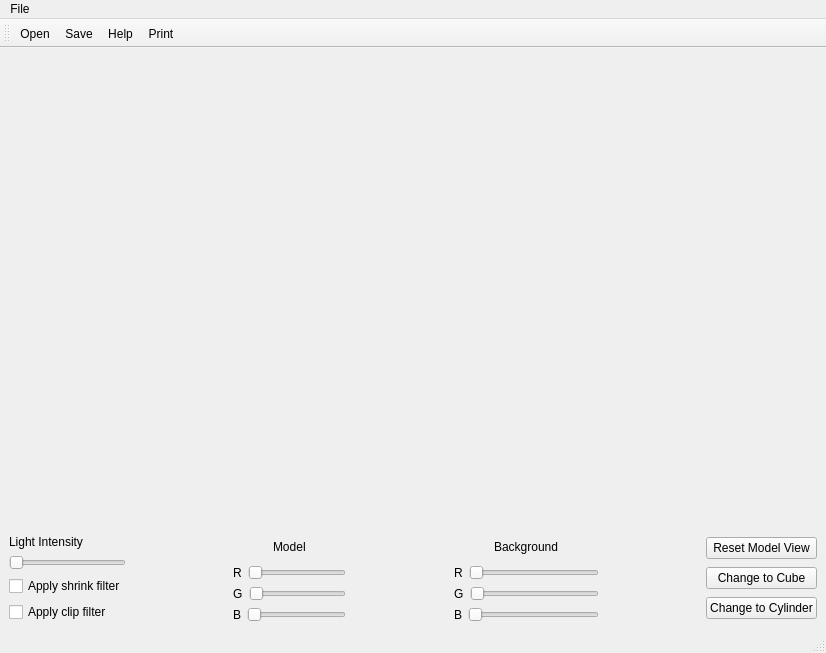
<?xml version="1.0" encoding="UTF-8"?>
<ui version="4.0">
 <class>MainWindow</class>
 <widget class="QMainWindow" name="MainWindow">
  <property name="geometry">
   <rect>
    <x>0</x>
    <y>0</y>
    <width>826</width>
    <height>653</height>
   </rect>
  </property>
  <property name="windowTitle">
   <string>MainWindow</string>
  </property>
  <widget class="QWidget" name="centralwidget">
   <layout class="QHBoxLayout" name="horizontalLayout_5">
    <item>
     <layout class="QVBoxLayout" name="verticalLayout_9">
      <item>
       <layout class="QVBoxLayout" name="verticalLayout">
        <item>
         <widget class="QVTKOpenGLWidget" name="qvtkWidget" native="true">
          <property name="minimumSize">
           <size>
            <width>600</width>
            <height>400</height>
           </size>
          </property>
         </widget>
        </item>
       </layout>
      </item>
      <item>
       <layout class="QHBoxLayout" name="horizontalLayout_4">
        <item>
         <layout class="QVBoxLayout" name="verticalLayout_2">
          <item>
           <widget class="QLabel" name="label">
            <property name="text">
             <string>Light Intensity</string>
            </property>
           </widget>
          </item>
          <item>
           <widget class="QSlider" name="LightIntensity">
            <property name="maximum">
             <number>99</number>
            </property>
            <property name="orientation">
             <enum>Qt::Horizontal</enum>
            </property>
           </widget>
          </item>
          <item>
           <widget class="QCheckBox" name="shrinkfilter">
            <property name="text">
             <string>Apply shrink filter</string>
            </property>
           </widget>
          </item>
          <item>
           <widget class="QCheckBox" name="clipfilter">
            <property name="text">
             <string>Apply clip filter</string>
            </property>
           </widget>
          </item>
         </layout>
        </item>
        <item>
         <layout class="QVBoxLayout" name="verticalLayout_5">
          <item>
           <spacer name="horizontalSpacer">
            <property name="orientation">
             <enum>Qt::Horizontal</enum>
            </property>
            <property name="sizeHint" stdset="0">
             <size>
              <width>40</width>
              <height>20</height>
             </size>
            </property>
           </spacer>
          </item>
         </layout>
        </item>
        <item>
         <layout class="QVBoxLayout" name="verticalLayout_10">
          <item>
           <layout class="QVBoxLayout" name="verticalLayout_8">
            <item>
             <layout class="QHBoxLayout" name="horizontalLayout_7">
              <item>
               <spacer name="horizontalSpacer_4">
                <property name="orientation">
                 <enum>Qt::Horizontal</enum>
                </property>
                <property name="sizeHint" stdset="0">
                 <size>
                  <width>40</width>
                  <height>20</height>
                 </size>
                </property>
               </spacer>
              </item>
              <item>
               <widget class="QLabel" name="Model">
                <property name="text">
                 <string>Model</string>
                </property>
               </widget>
              </item>
              <item>
               <spacer name="horizontalSpacer_5">
                <property name="orientation">
                 <enum>Qt::Horizontal</enum>
                </property>
                <property name="sizeHint" stdset="0">
                 <size>
                  <width>40</width>
                  <height>20</height>
                 </size>
                </property>
               </spacer>
              </item>
             </layout>
            </item>
            <item>
             <layout class="QHBoxLayout" name="horizontalLayout">
              <item>
               <widget class="QLabel" name="RedM">
                <property name="text">
                 <string>R</string>
                </property>
               </widget>
              </item>
              <item>
               <widget class="QSlider" name="RModel">
                <property name="orientation">
                 <enum>Qt::Horizontal</enum>
                </property>
               </widget>
              </item>
             </layout>
            </item>
            <item>
             <layout class="QHBoxLayout" name="horizontalLayout_2">
              <item>
               <widget class="QLabel" name="GreenM">
                <property name="text">
                 <string>G</string>
                </property>
               </widget>
              </item>
              <item>
               <widget class="QSlider" name="GModel">
                <property name="orientation">
                 <enum>Qt::Horizontal</enum>
                </property>
               </widget>
              </item>
             </layout>
            </item>
            <item>
             <layout class="QHBoxLayout" name="horizontalLayout_3">
              <item>
               <widget class="QLabel" name="BlueM">
                <property name="text">
                 <string>B</string>
                </property>
               </widget>
              </item>
              <item>
               <widget class="QSlider" name="BModel">
                <property name="orientation">
                 <enum>Qt::Horizontal</enum>
                </property>
               </widget>
              </item>
             </layout>
            </item>
           </layout>
          </item>
         </layout>
        </item>
        <item>
         <layout class="QVBoxLayout" name="verticalLayout_6">
          <item>
           <spacer name="horizontalSpacer_2">
            <property name="orientation">
             <enum>Qt::Horizontal</enum>
            </property>
            <property name="sizeHint" stdset="0">
             <size>
              <width>40</width>
              <height>20</height>
             </size>
            </property>
           </spacer>
          </item>
         </layout>
        </item>
        <item>
         <layout class="QVBoxLayout" name="verticalLayout_12">
          <item>
           <layout class="QHBoxLayout" name="horizontalLayout_8">
            <item>
             <spacer name="horizontalSpacer_6">
              <property name="orientation">
               <enum>Qt::Horizontal</enum>
              </property>
              <property name="sizeHint" stdset="0">
               <size>
                <width>40</width>
                <height>20</height>
               </size>
              </property>
             </spacer>
            </item>
            <item>
             <widget class="QLabel" name="Background">
              <property name="text">
               <string>Background</string>
              </property>
             </widget>
            </item>
            <item>
             <spacer name="horizontalSpacer_7">
              <property name="orientation">
               <enum>Qt::Horizontal</enum>
              </property>
              <property name="sizeHint" stdset="0">
               <size>
                <width>40</width>
                <height>20</height>
               </size>
              </property>
             </spacer>
            </item>
           </layout>
          </item>
          <item>
           <layout class="QHBoxLayout" name="horizontalLayout_9">
            <item>
             <widget class="QLabel" name="RBack">
              <property name="text">
               <string>R</string>
              </property>
             </widget>
            </item>
            <item>
             <widget class="QSlider" name="RBackground">
              <property name="orientation">
               <enum>Qt::Horizontal</enum>
              </property>
             </widget>
            </item>
           </layout>
          </item>
          <item>
           <layout class="QHBoxLayout" name="horizontalLayout_10">
            <item>
             <widget class="QLabel" name="GBack">
              <property name="text">
               <string>G</string>
              </property>
             </widget>
            </item>
            <item>
             <widget class="QSlider" name="GBackground">
              <property name="orientation">
               <enum>Qt::Horizontal</enum>
              </property>
             </widget>
            </item>
           </layout>
          </item>
          <item>
           <layout class="QHBoxLayout" name="horizontalLayout_11">
            <item>
             <widget class="QLabel" name="BlueBack">
              <property name="text">
               <string>B</string>
              </property>
             </widget>
            </item>
            <item>
             <widget class="QSlider" name="BBackground">
              <property name="orientation">
               <enum>Qt::Horizontal</enum>
              </property>
             </widget>
            </item>
           </layout>
          </item>
         </layout>
        </item>
        <item>
         <layout class="QVBoxLayout" name="verticalLayout_3">
          <item>
           <spacer name="horizontalSpacer_3">
            <property name="orientation">
             <enum>Qt::Horizontal</enum>
            </property>
            <property name="sizeHint" stdset="0">
             <size>
              <width>40</width>
              <height>20</height>
             </size>
            </property>
           </spacer>
          </item>
         </layout>
        </item>
        <item>
         <layout class="QVBoxLayout" name="verticalLayout_4">
          <item>
           <widget class="QPushButton" name="ResetCamera">
            <property name="text">
             <string>Reset Model View</string>
            </property>
           </widget>
          </item>
          <item>
           <widget class="QPushButton" name="ChangeCube">
            <property name="text">
             <string>Change to Cube</string>
            </property>
           </widget>
          </item>
          <item>
           <widget class="QPushButton" name="ChangeCylinder">
            <property name="text">
             <string>Change to Cylinder</string>
            </property>
           </widget>
          </item>
         </layout>
        </item>
       </layout>
      </item>
     </layout>
    </item>
   </layout>
  </widget>
  <widget class="QMenuBar" name="menubar">
   <property name="geometry">
    <rect>
     <x>0</x>
     <y>0</y>
     <width>826</width>
     <height>25</height>
    </rect>
   </property>
   <widget class="QMenu" name="menuFile">
    <property name="title">
     <string>File</string>
    </property>
    <addaction name="actionFileOpen"/>
    <addaction name="actionFileSave"/>
   </widget>
   <addaction name="menuFile"/>
  </widget>
  <widget class="QStatusBar" name="statusbar"/>
  <widget class="QToolBar" name="toolBar">
   <property name="windowTitle">
    <string>toolBar</string>
   </property>
   <attribute name="toolBarArea">
    <enum>TopToolBarArea</enum>
   </attribute>
   <attribute name="toolBarBreak">
    <bool>false</bool>
   </attribute>
   <addaction name="actionFileOpen"/>
   <addaction name="actionFileSave"/>
   <addaction name="actionHelp"/>
   <addaction name="actionPrint"/>
  </widget>
  <action name="actionFileOpen">
   <property name="icon">
    <iconset resource="Icons/icons.qrc">
     <normaloff>:/Icons/fileopen.png</normaloff>:/Icons/fileopen.png</iconset>
   </property>
   <property name="text">
    <string>Open</string>
   </property>
  </action>
  <action name="actionFileSave">
   <property name="icon">
    <iconset resource="Icons/icons.qrc">
     <normaloff>:/Icons/filesave.png</normaloff>:/Icons/filesave.png</iconset>
   </property>
   <property name="text">
    <string>Save</string>
   </property>
  </action>
  <action name="actionHelp">
   <property name="icon">
    <iconset resource="Icons/icons.qrc">
     <normaloff>:/Icons/help.png</normaloff>:/Icons/help.png</iconset>
   </property>
   <property name="text">
    <string>Help</string>
   </property>
  </action>
  <action name="actionPrint">
   <property name="icon">
    <iconset resource="Icons/icons.qrc">
     <normaloff>:/Icons/print.png</normaloff>:/Icons/print.png</iconset>
   </property>
   <property name="text">
    <string>Print</string>
   </property>
  </action>
 </widget>
 <customwidgets>
  <customwidget>
   <class>QVTKOpenGLWidget</class>
   <extends>QWidget</extends>
   <header>QVTKOpenGLWidget.h</header>
  </customwidget>
 </customwidgets>
 <resources>
  <include location="Icons/icons.qrc"/>
 </resources>
 <connections/>
</ui>
